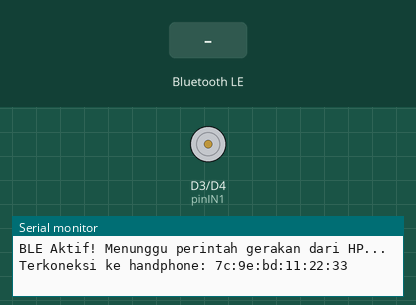
The sketch below on a simulated Arduino Uno R4 WiFi. Shown: motor-driver pin pairs drawn as motors (green arrow = first pin HIGH = forward, orange = second pin HIGH = backward, longer = more drive, scaled by the enable pin), the last lines printed to the serial monitor. Inputs (shaded band) come from the test bench. Nothing arrives over Bluetooth unless stated; a phone connects over Bluetooth LE 3 s after start.

Above: at 3.8 s.
3.9 s: Bluetooth LE write "1" received
At 4.7 s:
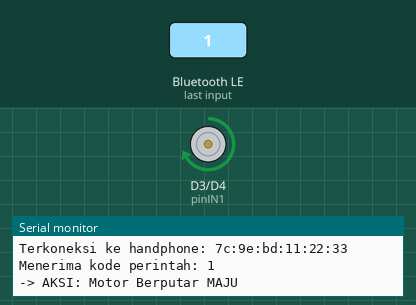
5.4 s: Bluetooth LE write "2" received
At 5.8 s:
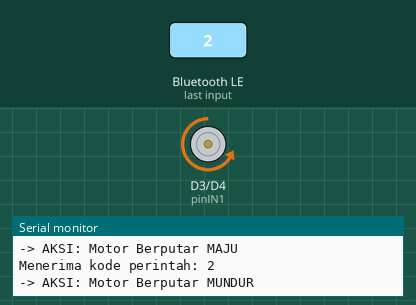
6.9 s: Bluetooth LE write "0" received
At 8.1 s:
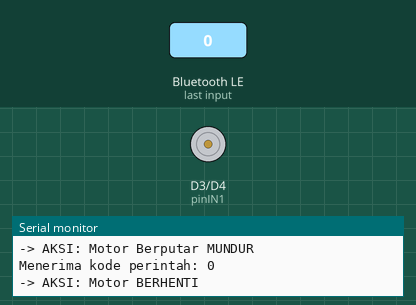
Timing chart, 0 to 9.9 s (numbered marks = the images above; inputs shaded):
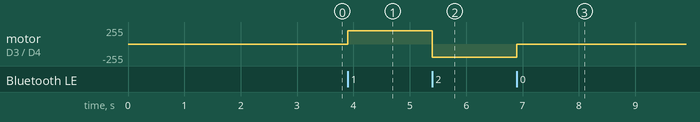

Measured:
- after the input at 3.9 s, motor on D3 (pinIN1) / D4 (pinIN2): stopped → forward 200/255 at once
- after the input at 5.4 s, motor on D3 (pinIN1) / D4 (pinIN2): forward 200/255 → backward 200/255 at once
- after the input at 6.9 s, motor on D3 (pinIN1) / D4 (pinIN2): backward 200/255 → stopped at once

The sketch:

basic-control-motor-dc-ble.ino
```cpp
#include <ArduinoBLE.h>

// 1. DEFINISI PIN KONTROL L298N
const int pinENA = 5; // Pin PWM untuk mengatur kecepatan motor
const int pinIN1 = 3; // Pin kontrol arah jalan 1
const int pinIN2 = 4; // Pin kontrol arah jalan 2

// 2. STRUKTUR BLE (Buku Menu)
BLEService motorService("19b10000-e8f2-537e-4f6c-d104768a1214"); // Kategori Menu

// Item Menu: Perintah Motor (Menerima tipe data Byte untuk angka 0, 1, atau 2)
BLEByteCharacteristic motorCharacteristic("19b10004-e8f2-537e-4f6c-d104768a1214", BLERead | BLEWrite);

void setup() {
  Serial.begin(115200);

  // Konfigurasi semua pin kontrol sebagai Output
  pinMode(pinENA, OUTPUT);
  pinMode(pinIN1, OUTPUT);
  pinMode(pinIN2, OUTPUT);

  // Pastikan motor dalam kondisi berhenti total saat awal dinyalakan
  berhentiMotor();

  // Jalankan modul BLE
  if (!BLE.begin()) {
    Serial.println("Gagal mengaktifkan modul Bluetooth!");
    while (1);
  }

  // Atur identitas Bluetooth R4
  BLE.setLocalName("Kemudi_Motor");
  BLE.setAdvertisedService(motorService);

  // Masukkan item kontrol ke dalam kategori menu
  motorService.addCharacteristic(motorCharacteristic);
  BLE.addService(motorService);

  // Set nilai awal di aplikasi HP = 0 (Berhenti)
  motorCharacteristic.writeValue(0);

  // Mulai pancarkan sinyal
  BLE.advertise();
  Serial.println("BLE Aktif! Menunggu perintah gerakan dari HP...");
}

void loop() {
  // Tunggu smartphone (Central) terhubung
  BLEDevice central = BLE.central();

  if (central) {
    Serial.print("Terkoneksi ke handphone: ");
    Serial.println(central.address());

    // Selama handphone masih terhubung
    while (central.connected()) {

      // PERIKSA APAKAH ADA PERINTAH BARU DARI HP
      if (motorCharacteristic.written()) {

        int perintahDiterima = motorCharacteristic.value();
        Serial.print("Menerima kode perintah: ");
        Serial.println(perintahDiterima);

        // LOGIKA EKSEKUSI GERAKAN
        if (perintahDiterima == 1) {
          Serial.println("-> AKSI: Motor Berputar MAJU");
          majuMotor(200); // Jalankan dengan kecepatan PWM 200 (Skala 0-255)
        }
        else if (perintahDiterima == 2) {
          Serial.println("-> AKSI: Motor Berputar MUNDUR");
          mundurMotor(200); // Jalankan dengan kecepatan PWM 200
        }
        else {
          Serial.println("-> AKSI: Motor BERHENTI");
          berhentiMotor();
        }
      }

    } // Akhir dari while connected

    // Proteksi Keamanan: Jika HP putus koneksi secara tiba-tiba, matikan motor!
    Serial.println("Handphone terputus. Menghentikan motor demi keamanan.");
    berhentiMotor();
  }
}

// ==========================================
// FUNGSI-FUNGSI PENGGERAK MOTOR (CLEAN CODE)
// ==========================================

void majuMotor(int kecepatan) {
  analogWrite(pinENA, kecepatan); // Kirim sinyal PWM untuk mengatur kecepatan
  digitalWrite(pinIN1, HIGH);     // Kombinasi HIGH-LOW membuat motor berputar maju
  digitalWrite(pinIN2, LOW);
}

void mundurMotor(int kecepatan) {
  analogWrite(pinENA, kecepatan); // Kirim sinyal PWM untuk mengatur kecepatan
  digitalWrite(pinIN1, LOW);      // Kombinasi LOW-HIGH membalik arah putaran motor
  digitalWrite(pinIN2, HIGH);
}

void berhentiMotor() {
  analogWrite(pinENA, 0);         // Set kecepatan ke 0
  digitalWrite(pinIN1, LOW);      // Putus semua aliran listrik ke motor
  digitalWrite(pinIN2, LOW);
}
```
